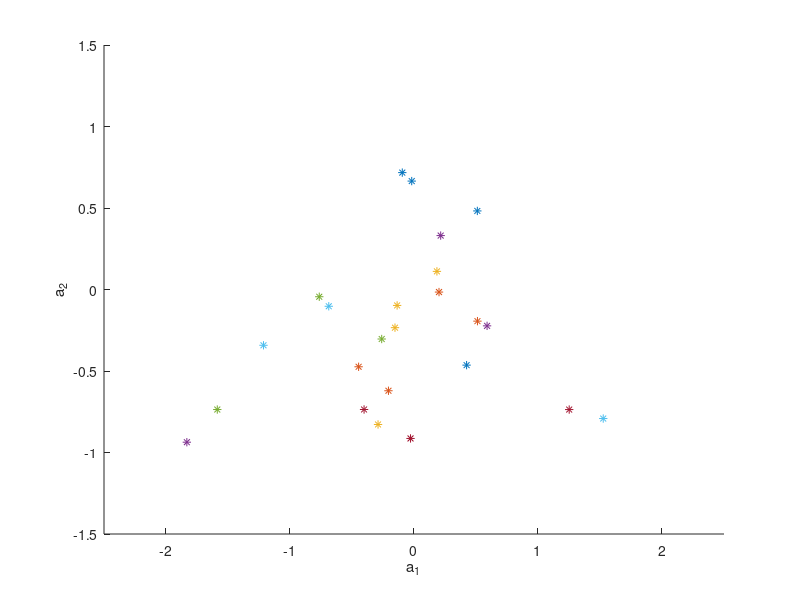

Source code (MATLAB):
clear;
close all;

%% 2.4.1 AUTOREGRESSIVE MODELLING PART 1

%% Parameters

M = 100;
N = 1000;

%% Random variables

a1 = 5*rand(M,1) - 2.5;
a2 = 3*rand(M,1) - 1.5;

%% Random processes

w = randn(1,N);

figure
hold on
for i = 1:M;
    a = [1, -a1(i), -a2(i)];
    x(i,:) = filter(1, a, w);
    if abs(x(i,N))<1000
        plot(a1(i), a2(i), '*');
    end
end
xlabel('a_1')
ylabel('a_2')
axis([-2.5 2.5 -1.5 1.5])

